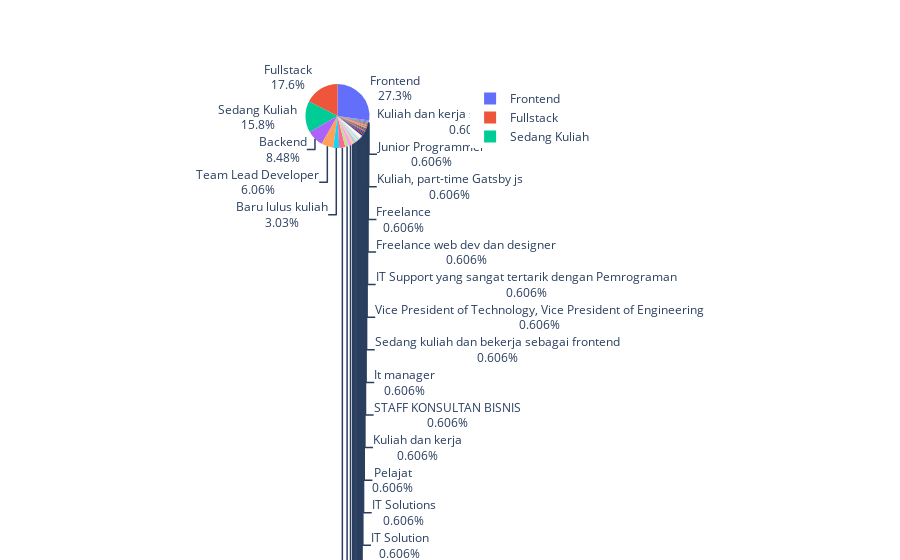

This figure's notebook cell:
### Code cell
fig = go.Figure(data=[go.Pie(labels=df['job'], values=df['value'], textinfo='label+percent',
                             insidetextorientation='radial'
                            )])
fig.show()

### Figure 1 — Plotly figure (JSON) as saved in the notebook; plotly's stock layout.template omitted (floating-point values rounded to 4 significant figures)
{"data": [{"insidetextorientation": "radial", "labels": ["Frontend", "Fullstack", "Sedang Kuliah", "Backend", "Team Lead Developer", "Baru lulus kuliah", "Mobile", "Sedang Sekolah", "CTO, CIO, dll.", "Akuntan", "graphic designer", "Kuliah dan Kerja Remote", "Baru lulus, sedang magang kerja", "IT Arsitek", "Pengajar", "Fullstack Web Developer & Sedang Sekolah (SMK)", "Product Engineer, Code reviewer", "Senior Backend", "Karyawan swasta", "Junior PHP programmer mahasiswa", "IT Solution", "IT Solutions", "Pelajat", "Kuliah dan kerja", "STAFF KONSULTAN BISNIS", "It manager", "Sedang kuliah dan bekerja sebagai frontend", "Vice President of Technology, Vice President of Engineering", "IT Support yang sangat tertarik dengan Pemrograman", "Freelance web dev dan designer", "Freelance", "Kuliah, part-time Gatsby js", "Junior Programmer", "Kuliah dan kerja sebagai fullstack"], "textinfo": "label+percent", "type": "pie", "values": [45, 29, 26, 14, 10, 5, 5, 3, 3, 1, 1, 1, 1, 1, 1, 1, 1, 1, 1, 1, 1, 1, 1, 1, 1, 1, 1, 1, 1, 1, 1, 1, 1, 1]}], "layout": {}}
